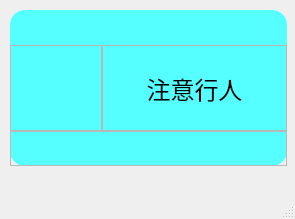
<?xml version="1.0" encoding="UTF-8"?>
<ui version="4.0">
 <class>MainWindow</class>
 <widget class="QMainWindow" name="MainWindow">
  <property name="geometry">
   <rect>
    <x>0</x>
    <y>0</y>
    <width>295</width>
    <height>219</height>
   </rect>
  </property>
  <property name="windowTitle">
   <string>MainWindow</string>
  </property>
  <widget class="QWidget" name="centralwidget">
   <widget class="QFrame" name="frame">
    <property name="geometry">
     <rect>
      <x>10</x>
      <y>10</y>
      <width>277</width>
      <height>156</height>
     </rect>
    </property>
    <property name="styleSheet">
     <string notr="true">
#frame{
	background-color: rgb(85, 255, 255);
	border-radius:15px;
}</string>
    </property>
    <property name="frameShape">
     <enum>QFrame::StyledPanel</enum>
    </property>
    <property name="frameShadow">
     <enum>QFrame::Raised</enum>
    </property>
    <layout class="QGridLayout" name="gridLayout_2">
     <property name="leftMargin">
      <number>0</number>
     </property>
     <property name="topMargin">
      <number>0</number>
     </property>
     <property name="rightMargin">
      <number>0</number>
     </property>
     <property name="bottomMargin">
      <number>0</number>
     </property>
     <property name="spacing">
      <number>0</number>
     </property>
     <item row="1" column="0">
      <widget class="QFrame" name="frame_7">
       <property name="sizePolicy">
        <sizepolicy hsizetype="Expanding" vsizetype="Expanding">
         <horstretch>1</horstretch>
         <verstretch>5</verstretch>
        </sizepolicy>
       </property>
       <property name="styleSheet">
        <string notr="true">image: url(:/icon/Danger.ico);</string>
       </property>
       <property name="frameShape">
        <enum>QFrame::StyledPanel</enum>
       </property>
       <property name="frameShadow">
        <enum>QFrame::Raised</enum>
       </property>
      </widget>
     </item>
     <item row="1" column="1">
      <widget class="QFrame" name="frame_8">
       <property name="sizePolicy">
        <sizepolicy hsizetype="Expanding" vsizetype="Expanding">
         <horstretch>2</horstretch>
         <verstretch>5</verstretch>
        </sizepolicy>
       </property>
       <property name="frameShape">
        <enum>QFrame::StyledPanel</enum>
       </property>
       <property name="frameShadow">
        <enum>QFrame::Raised</enum>
       </property>
       <layout class="QHBoxLayout" name="horizontalLayout_4">
        <item>
         <widget class="QLabel" name="label_2">
          <property name="font">
           <font>
            <pointsize>18</pointsize>
           </font>
          </property>
          <property name="text">
           <string>注意行人</string>
          </property>
          <property name="alignment">
           <set>Qt::AlignCenter</set>
          </property>
         </widget>
        </item>
       </layout>
      </widget>
     </item>
     <item row="2" column="0" colspan="2">
      <widget class="QFrame" name="frame_9">
       <property name="sizePolicy">
        <sizepolicy hsizetype="Preferred" vsizetype="Expanding">
         <horstretch>0</horstretch>
         <verstretch>2</verstretch>
        </sizepolicy>
       </property>
       <property name="frameShape">
        <enum>QFrame::StyledPanel</enum>
       </property>
       <property name="frameShadow">
        <enum>QFrame::Raised</enum>
       </property>
      </widget>
     </item>
     <item row="0" column="0" colspan="2">
      <widget class="QFrame" name="frame_10">
       <property name="sizePolicy">
        <sizepolicy hsizetype="Preferred" vsizetype="Expanding">
         <horstretch>0</horstretch>
         <verstretch>2</verstretch>
        </sizepolicy>
       </property>
       <property name="styleSheet">
        <string notr="true">border:none;</string>
       </property>
       <property name="frameShape">
        <enum>QFrame::StyledPanel</enum>
       </property>
       <property name="frameShadow">
        <enum>QFrame::Raised</enum>
       </property>
       <layout class="QHBoxLayout" name="horizontalLayout_5">
        <property name="spacing">
         <number>4</number>
        </property>
        <property name="leftMargin">
         <number>4</number>
        </property>
        <property name="topMargin">
         <number>4</number>
        </property>
        <property name="rightMargin">
         <number>4</number>
        </property>
        <property name="bottomMargin">
         <number>4</number>
        </property>
        <item>
         <widget class="QFrame" name="frame_11">
          <property name="sizePolicy">
           <sizepolicy hsizetype="Expanding" vsizetype="Expanding">
            <horstretch>4</horstretch>
            <verstretch>0</verstretch>
           </sizepolicy>
          </property>
          <property name="frameShape">
           <enum>QFrame::StyledPanel</enum>
          </property>
          <property name="frameShadow">
           <enum>QFrame::Raised</enum>
          </property>
         </widget>
        </item>
        <item>
         <widget class="QPushButton" name="pushButton_2">
          <property name="sizePolicy">
           <sizepolicy hsizetype="Expanding" vsizetype="Expanding">
            <horstretch>1</horstretch>
            <verstretch>0</verstretch>
           </sizepolicy>
          </property>
          <property name="styleSheet">
           <string notr="true">image: url(:/icon/delete.ico);</string>
          </property>
          <property name="text">
           <string/>
          </property>
         </widget>
        </item>
       </layout>
      </widget>
     </item>
    </layout>
   </widget>
  </widget>
  <widget class="QMenuBar" name="menubar">
   <property name="geometry">
    <rect>
     <x>0</x>
     <y>0</y>
     <width>295</width>
     <height>23</height>
    </rect>
   </property>
  </widget>
  <widget class="QStatusBar" name="statusbar"/>
 </widget>
 <resources>
  <include location="uircc1.qrc"/>
 </resources>
 <connections/>
</ui>
